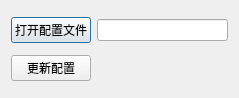
<?xml version="1.0" encoding="UTF-8"?>
<ui version="4.0">
 <class>updateConfig</class>
 <widget class="QDialog" name="updateConfig">
  <property name="geometry">
   <rect>
    <x>0</x>
    <y>0</y>
    <width>239</width>
    <height>98</height>
   </rect>
  </property>
  <property name="windowTitle">
   <string>更新配置</string>
  </property>
  <layout class="QVBoxLayout" name="verticalLayout">
   <item>
    <layout class="QHBoxLayout" name="horizontalLayout">
     <item>
      <widget class="QPushButton" name="openConfig">
       <property name="text">
        <string>打开配置文件</string>
       </property>
      </widget>
     </item>
     <item>
      <widget class="QLineEdit" name="lineEdit"/>
     </item>
    </layout>
   </item>
   <item>
    <layout class="QHBoxLayout" name="horizontalLayout_2">
     <item>
      <widget class="QPushButton" name="updateConfigBt">
       <property name="text">
        <string>更新配置</string>
       </property>
      </widget>
     </item>
     <item>
      <spacer name="horizontalSpacer">
       <property name="orientation">
        <enum>Qt::Horizontal</enum>
       </property>
       <property name="sizeHint" stdset="0">
        <size>
         <width>40</width>
         <height>20</height>
        </size>
       </property>
      </spacer>
     </item>
    </layout>
   </item>
  </layout>
 </widget>
 <resources/>
 <connections/>
</ui>
